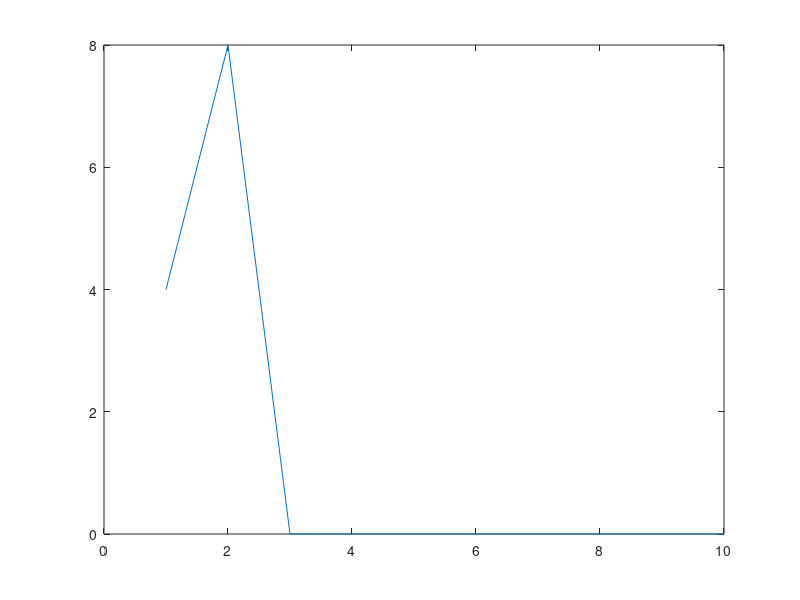

MATLAB code for this plot:
clc; clear; close all;
x = [-1 -1 1 1; -1 1 -1 1]; %Inputs
y = [1 1 1 -1]; %Target outputs
w = [0 0]; %Initial weight
b = 0; %Initial bias
alpha = 0.1;%Learning rate
theta = 0; %Threshold
iter = 10; %Number of iterations
for k=1:iter
for i=1:size(x,2)
a(i) = w*x(:,i)+b; h(i) = 2*(a(i)>=theta)-1;
if(h(i)~=y(i)) %Hebbian rule weight update
w = w + alpha*y(i)*x(:,i)'; b = b + alpha*y(i);
end
end
e(k) = sum((y-h).^2); %Cost Function
end
plot(e) %Cost Function vs Number of Iterations